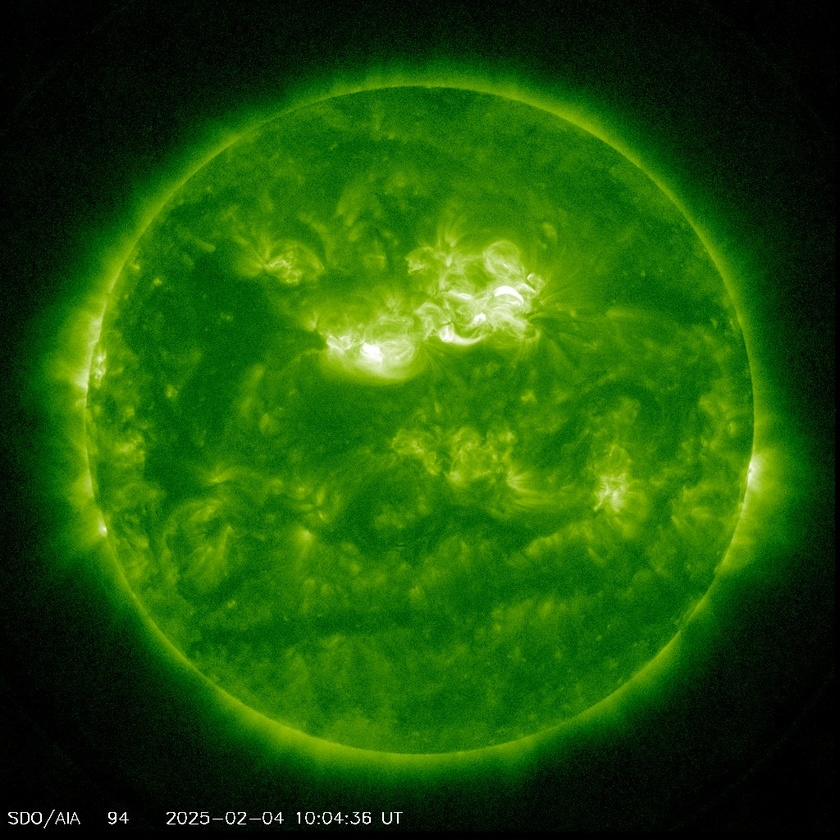
#> input picture latest_1024_0094.jpg, 840 x 840 px, shrunk from 1024 x 1024 before the run
$ jupyter execute Solar_lab_2.ipynb
#> lines starting #> are read from the running program, lines starting #| are printed output that depends on the picture; after the words box and inside, x2 and y2 are one past the last pixel; in counts of white or black regions, pixels touching at a corner belong together
#> the answer given: latest_1024_0094.jpg
[cell 1]
import cv2

def count_sunspots(image_path):
    # Load the image in grayscale
#> called with image_path = 'latest_1024_0094.jpg'
    image = cv2.imread(image_path, cv2.IMREAD_GRAYSCALE)
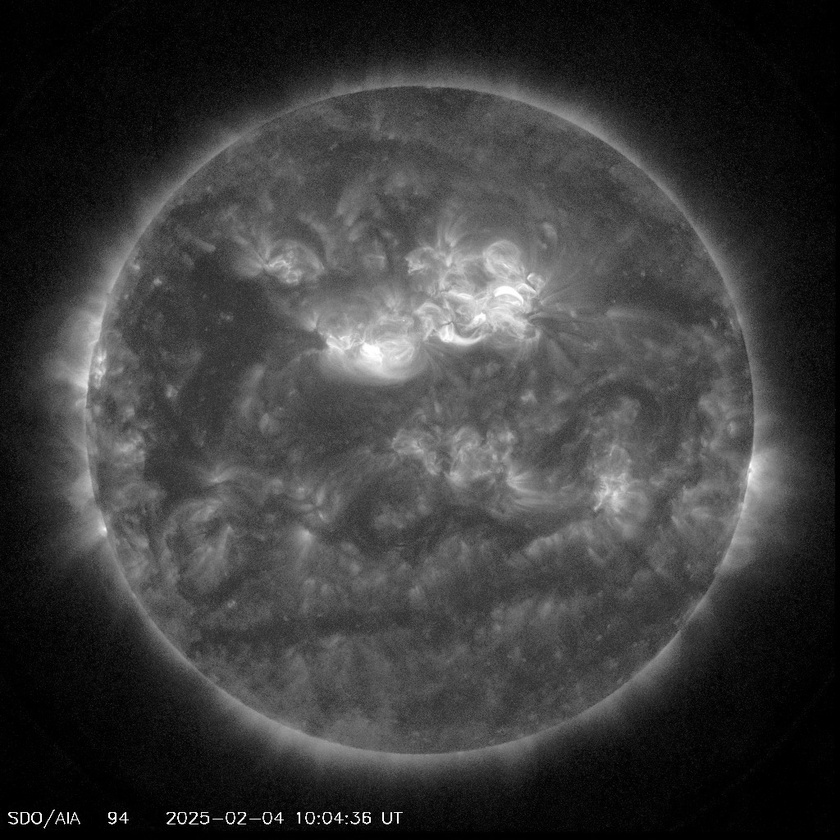
#> image: shape (840, 840); min 0, max 255, mean 59.1
    if image is None:
        print("Error: Could not load image.")
        return 0

    # Threshold to detect dark spots (sunspots)
    _, thresholded = cv2.threshold(image, 50, 255, cv2.THRESH_BINARY_INV)
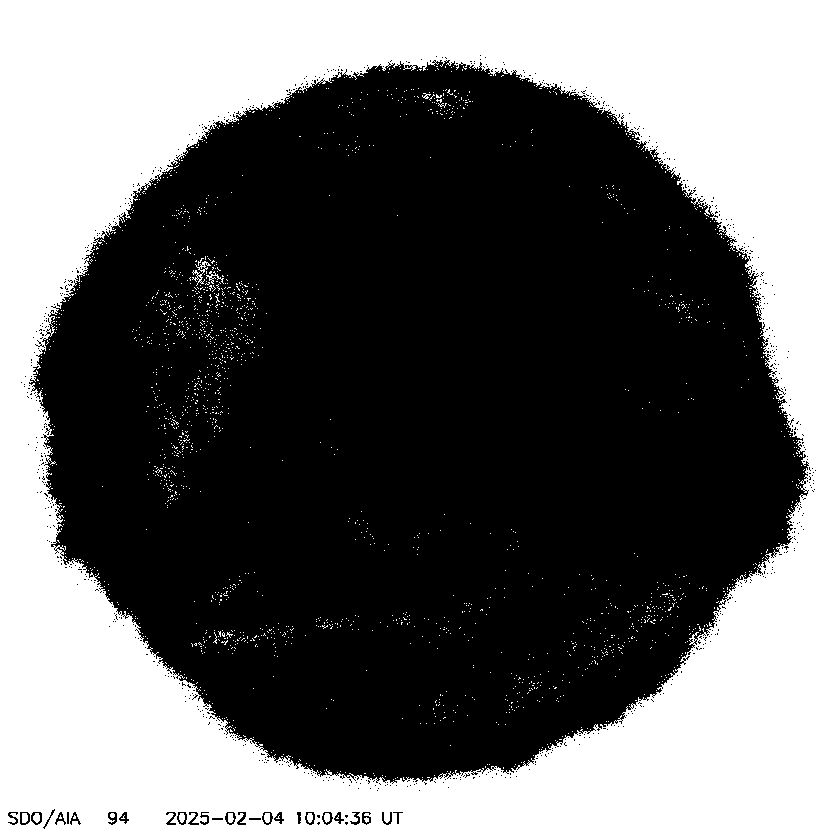
#> thresholded: shape (840, 840); 41.8% white; 1937 white regions (1924 under 20 px), largest, box (x1, y1, x2, y2) and area: (0, 0, 840, 840) 291041, (192, 261, 211, 286) 127, (206, 271, 224, 284) 70

    # Find sunspots (connected components)
    contours, _ = cv2.findContours(thresholded, cv2.RETR_EXTERNAL, cv2.CHAIN_APPROX_SIMPLE)
#> contours = [[[0, 0], [0, 839], [839, 839], [839, 0]]]

    # Count sunspots
    sunspot_count = len(contours)
#> sunspot_count = 1

    print(f"Number of sunspots detected: {sunspot_count}")
#| Number of sunspots detected: 1
    return sunspot_count

# Get the path to the solar image
image_path = input("Enter the path to your solar image: ")
count_sunspots(image_path)

$ run again, on latest_1024_0171.jpg
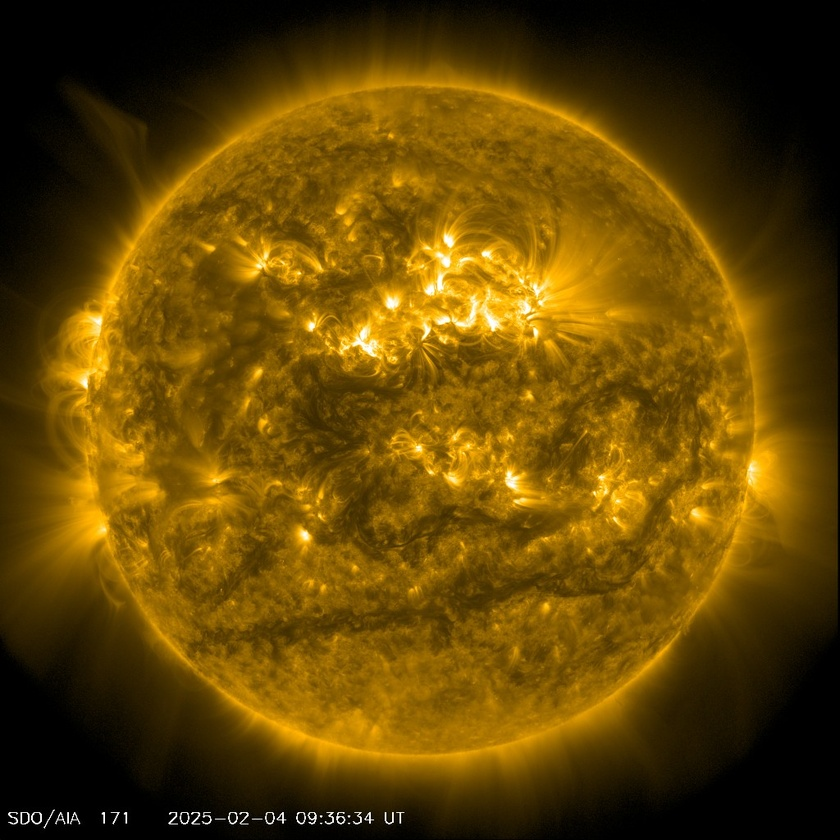
#> input picture latest_1024_0171.jpg, 840 x 840 px, shrunk from 1024 x 1024 before the run
#> in count_sunspots, `image = cv2.imread(image_path, cv2.IMREAD_GRAYSCALE)`:
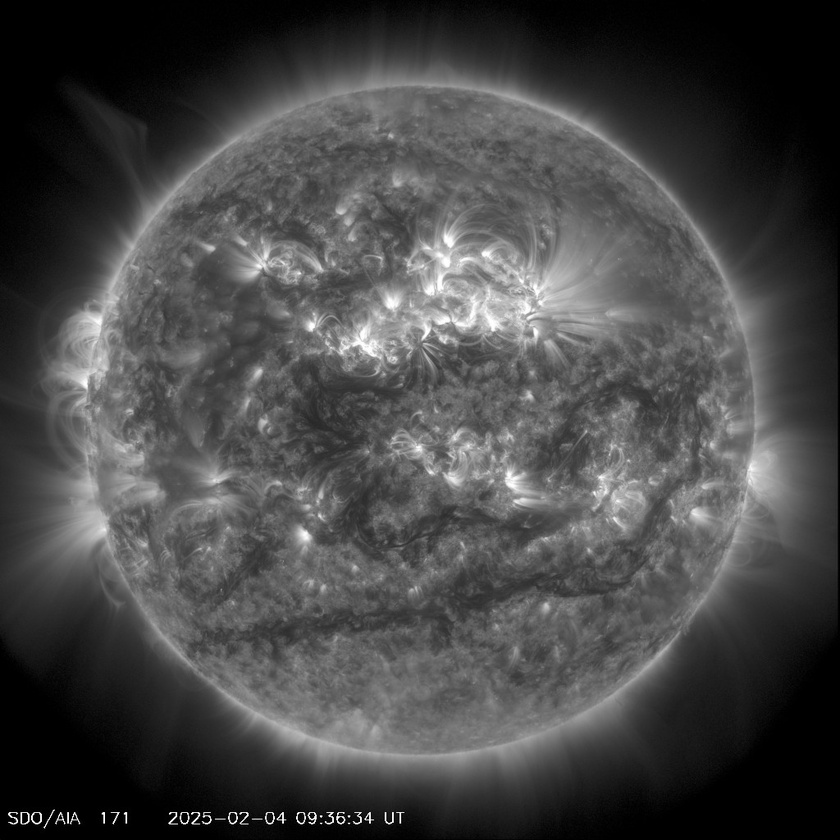
#> image: shape (840, 840); min 0, max 255, mean 70.8
#> in count_sunspots, `_, thresholded = cv2.threshold(image, 50, 255, cv2.THRESH_BINARY_INV)`:
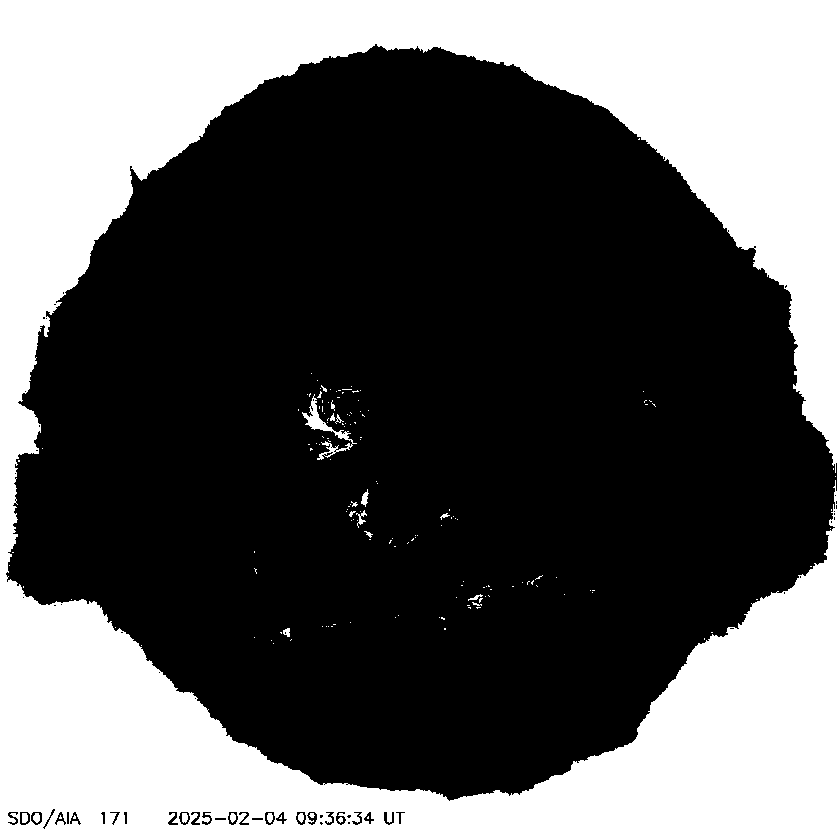
#> thresholded: shape (840, 840); 36.5% white; 161 white regions (140 under 20 px), largest, box (x1, y1, x2, y2) and area: (0, 0, 840, 840) 255799, (302, 394, 357, 460) 651, (361, 489, 369, 507) 72
#> contours = [[[0, 0], [0, 839], [839, 839], [839, 0]]]
#> sunspot_count = 1
#| Number of sunspots detected: 1

$ run again, on latest_1024_0304.jpg
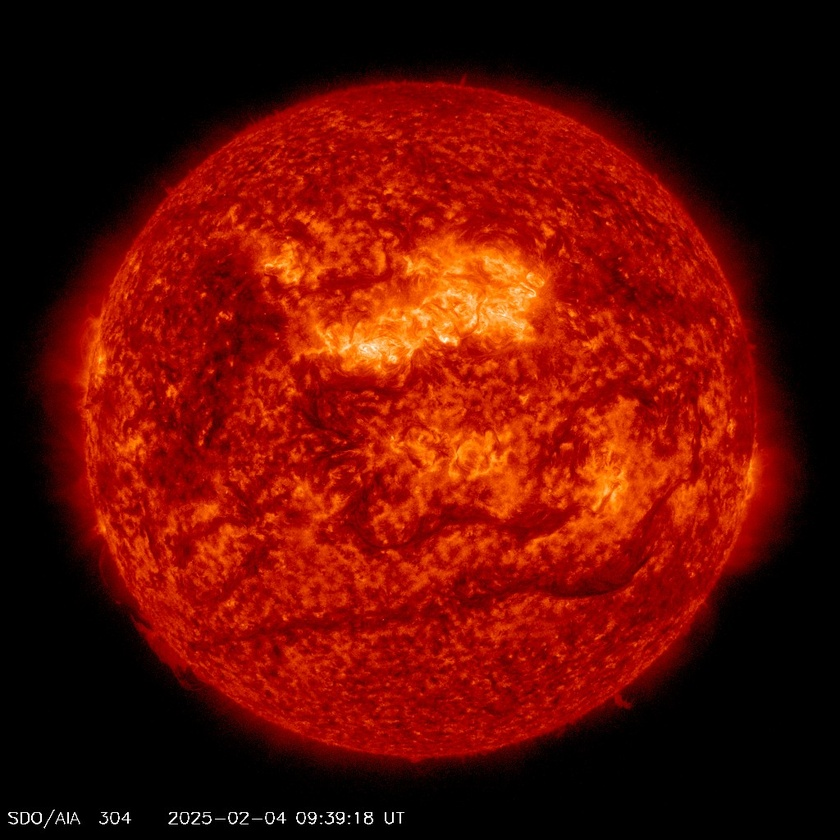
#> input picture latest_1024_0304.jpg, 840 x 840 px, shrunk from 1024 x 1024 before the run
#> in count_sunspots, `image = cv2.imread(image_path, cv2.IMREAD_GRAYSCALE)`:
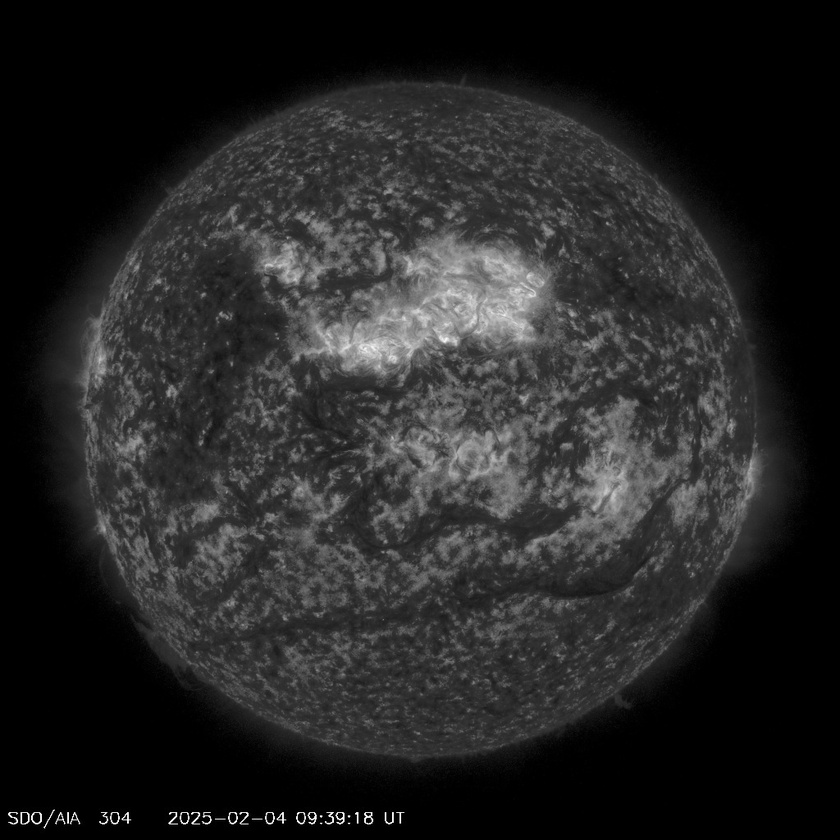
#> image: shape (840, 840); min 0, max 255, mean 37.1
#> in count_sunspots, `_, thresholded = cv2.threshold(image, 50, 255, cv2.THRESH_BINARY_INV)`:
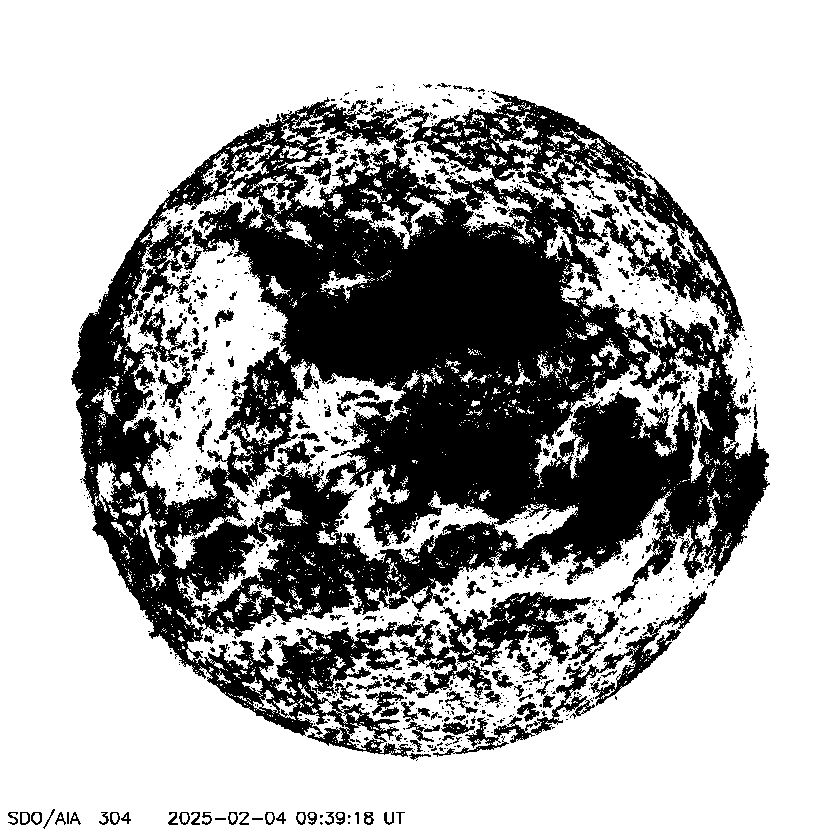
#> thresholded: shape (840, 840); 67.6% white; 1193 black regions (1055 under 20 px), largest, box (x1, y1, x2, y2) and area: (71, 91, 770, 757) 209874, (433, 591, 707, 757) 4205, (568, 610, 619, 666) 705
#> contours = [[[0, 0], [0, 839], [839, 839], [839, 0]]]
#> sunspot_count = 1
#| Number of sunspots detected: 1
